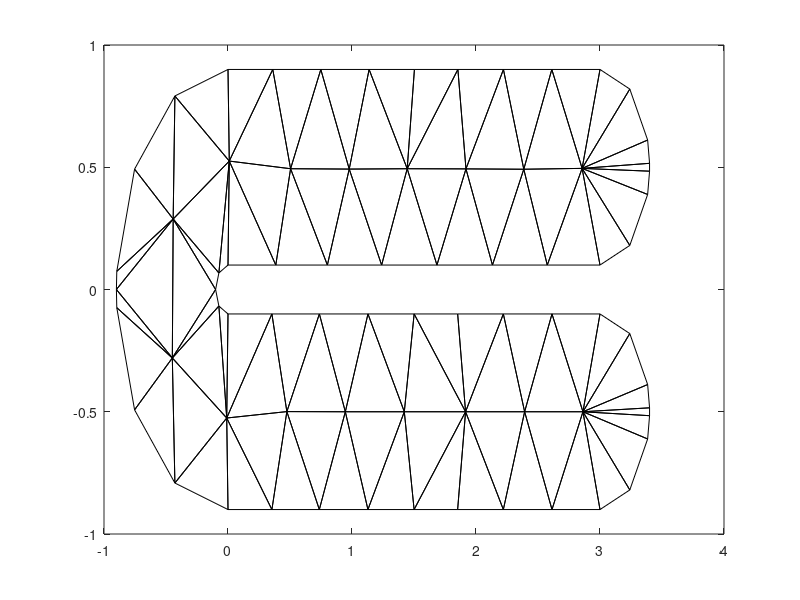

This chart was generated by the following MATLAB code: (Note: this script raises an error after producing the figure.)
%%%%%%%%%%%%%%%%%%%%%%%%%%%%%%%%%%%%%%%%%%%%%%%%%%%%%%%%%%%%%%%%%%%%%%
% Project: Spatial Autoregressive Partially Linear Varying Coefficient
% Model (SAR-CVM)
% Example 2. Horseshoe Domain
% Author: GuanNan Wang, JingRu Mu & Lily Wang
% Function: Main Function
% Date: 12/2019
%%%%%%%%%%%%%%%%%%%%%%%%%%%%%%%%%%%%%%%%%%%%%%%%%%%%%%%%%%%%%%%%%%%%%%
clear;
warning off;
format long g;

% Population
load('eg2_pop.mat');
Ystar_pop=pop(:,1);
beta1_pop=pop(:,2);
beta2_pop=pop(:,3);
beta3_pop=pop(:,4);
beta_pop=[beta1_pop beta2_pop beta3_pop];
Xpop=pop(:,5:7);
Zpop=pop(:,8:9);
n1=180;
n2=80;
np=size(beta_pop,2);
load('bnd_n60.mat');

% Boundary and Triangulation (V1 T1, V2 T2 and V3 T3);
load('bnd_n60.mat');
load('eg2_V1.mat'); % Vertices;
load('eg2_T1.mat'); % Triangulation;
figure;
triplot(T,V(:,1),V(:,2),'k');

tmp=insideVT(V,T,Zpop(:,1),Zpop(:,2));
npop=size(pop,1);
ind_pop=1:npop;
ind_pop=ind_pop(tmp==1 & ~isnan(Ystar_pop));

% Bivariate Spline;
d=2; %d>r is the degree of spline functions over (V,T).
r=1; %r is the smoothness of the spline functions over (V,T).
H=smoothness(V,T,d,r); %H is the smoothness condition matrix.
Q2=qrH(H); %QR decomposition of the transpose of matrix H.
K=energy(V,T,d); %energy matrix;

% Simulation Parameters;
n=500; % Sample size (200, 500, 1000);
np=size(beta_pop,2); % # Covariates;
alpha=0.5; 
sigma=1; % White noise;
ind_nl_true=1:2; ind_l_true=3; % Varying and non-varying coefficients;
nSIM=1; % # Replications;
penalty=true; % Penalized spline (true/false);
criterion='bic';

% For results;
alpha_mse_all=[];
beta_mse_all=[];
beta_mise_all=[];
ind_nl_all=[];

%%%%%%%%%%%%%%%%%%%%%%%%%%%%%%%%%%%%%%%%%%%%%%%%%%%%%%%%%%%%%%%%%%%%%%;
% Main function;
tic
for iter=1:nSIM
	%iter=1;
    rng(iter);
    iter
    [dat Wg]=DataGenerator2(pop,n,sigma,alpha,bb,V,T,iter);
    Y=dat(:,1);
    beta=dat(:,2:(np+1)); % True varying coefficient function;
    X=dat(:,(np+2):(2*np+1)); % Covariates;
    Z=dat(:,(2*np+2):(2*np+3)); % Location info;
    
    % estimation;
    ind_start=-6;
    ind_end=3;
    stepSize=0.5;
    index=[ind_start:stepSize:ind_end]; 
    lambda=[10.^index];
    
    [B B0 Ind]=Basis(Z,V,T,d);

    [theta_hat gamma_hat beta_hat alpha_hat Ystar_hat Yhat ind_l ind_nl...
        mse mle aic bic]=SVCAM_sel(X,Y,Wg,B,Q2,K,lambda,penalty,criterion);

    indnl_all=zeros(np,1);
    indnl_all(ind_nl)=1;
    ind_nl_all=[ind_nl_all; indnl_all'];
    
    alpha_mse=(alpha-alpha_hat)^2;
    alpha_mse_all=[alpha_mse_all alpha_mse];

    beta_hat_all=zeros(n,np);
    beta_hat_all(:,ind_l)=repmat(theta_hat',n,1);
    beta_hat_all(:,ind_nl)=beta_hat;
    beta_mse=mean((beta-beta_hat_all).^2,1);
    beta_mse_all=[beta_mse_all; beta_mse];

    beta_pop_hat=beta_pred(Zpop,V,T,d,gamma_hat,theta_hat,ind_nl,ind_l);
    beta_mise=nanmean((beta_pop_hat-beta_pop).^2,1);
    beta_mise_all=[beta_mise_all; beta_mise];

    display(['ind_l = ',num2str(ind_l),' and ind_nl = ',num2str(ind_nl)]);
    display(['alpha_mse = ',num2str(alpha_mse)]);
    display(['beta_mise = ',num2str(beta_mise)]);
end;
toc
alpha_mse=round(mean(alpha_mse_all),4)
beta_mise=round(mean(beta_mise_all,1),4)
[unique_rows,~,ind]=unique(ind_nl_all,'rows');
unique_rows
counts=histc(ind,unique(ind))/nSIM

